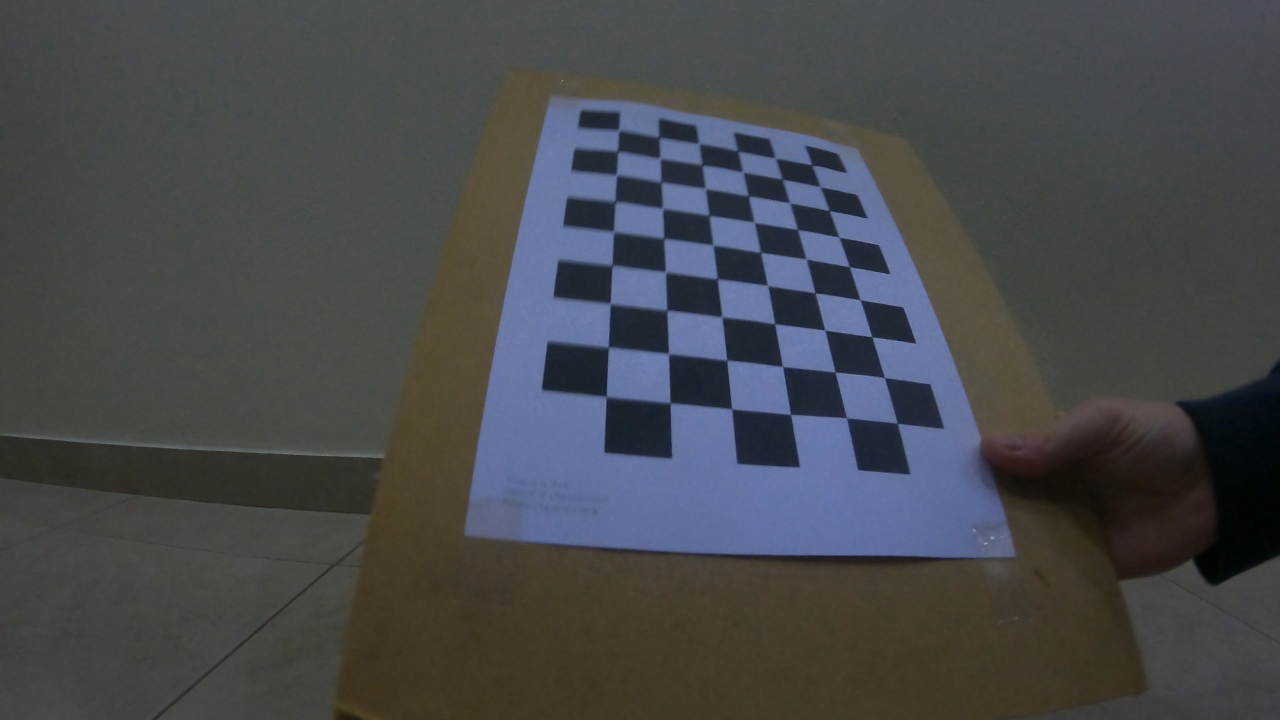
#> input picture Camera calibration/cam_calibration/gopro/GH010830-1.jpg, 3840 x 2160 px (shown at 1/3 size)
$ python screencapture_tool.py
#> lines starting #> are read from the running program, lines starting #| are printed output that depends on the picture; pictures that were not available may be replaced by others from this repository, and a replacement may not be noted
#> the answer given: ../Data collection/pictures
### tools/camera_calibration.py
import glob
import os

import cv2
import cv2 as cv
import numpy as np


class CameraCalibration:

    def __init__(self, source_name, os_name):
        full_path = os.path.realpath(__file__)
        path, filename = os.path.split(full_path)
        parent_path = os.path.dirname(path)

        if os_name == "Windows":
            self.mtx_config_file = parent_path + '\\Camera calibration\\' + source_name[0:2] + '-mtx.csv'
            self.dist_config_file = parent_path + '\\Camera calibration\\' + source_name[0:2] + '-dist.csv'
            self.video_name = parent_path + '\\video_files\\' + source_name + '.MP4'

        else:
            self.mtx_config_file = 'Camera calibration/' + source_name[0:2] + '-mtx.csv'
            self.dist_config_file = 'Camera calibration/' + source_name[0:2] + '-dist.csv'
            self.video_name = 'video_files/' + source_name + '.MP4'

        self.os_name = os_name
        self.dist = None
        self.mtx = None
        self.video_name_prefix = source_name[0:2]

    def calibrate(self):

        if os.path.isfile(self.mtx_config_file) and os.path.isfile(
                self.dist_config_file):
            # data = pd.read_csv('Camera calibration/' + self.video_name[12:14] + '.csv')

            self.mtx = np.loadtxt(self.mtx_config_file, delimiter=',')
            self.dist = np.loadtxt(self.dist_config_file, delimiter=',')

        else:
            # termination criteria
            criteria = (cv.TERM_CRITERIA_EPS + cv.TERM_CRITERIA_MAX_ITER, 30, 0.001)
            # prepare object points, like (0,0,0), (1,0,0), (2,0,0) ....,(6,5,0)
            objp = np.zeros((9 * 6, 3), np.float32)
            objp[:, :2] = np.mgrid[0:9, 0:6].T.reshape(-1, 2)
            # Arrays to store object points and image points from all the images.
            objpoints = []  # 3d point in real world space
            imgpoints = []  # 2d points in image plane.
            gray = None

            full_path = os.path.realpath(__file__)
            path, filename = os.path.split(full_path)
            parent_path = os.path.dirname(path)

            if self.video_name_prefix == 'GH' or self.video_name_prefix == 'GX':
                if self.os_name == "Windows":
                    images = glob.glob(parent_path + '\\Camera calibration\\cam_calibration\\gopro\\*.jpg')
                else:
                    images = glob.glob('Camera calibration/cam_calibration/gopro/*.jpg')
            elif self.video_name_prefix == 'PX':
                if self.os_name == "Windows":
                    images = glob.glob(parent_path + '\\Camera calibration\\cam_calibration\\pxl\\*.jpg')
                else:
                    images = glob.glob('Camera calibration/cam_calibration/pxl/*.jpg')
            else:
                images = None  # = glob.glob('video_files/cam_calibration/gopro/2/*.jpg')
            if images is not None:
                for fname in images:
                    img = cv.imread(fname)
#> img is the input picture: shape (2160, 3840, 3); mean B, G, R 75.2, 72.5, 70.4
                    gray = cv.cvtColor(img, cv.COLOR_BGR2GRAY)
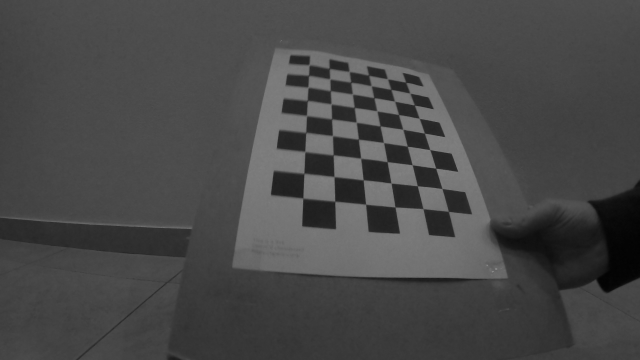
#> gray: shape (2160, 3840) (shown at 1/6 size); min 1, max 193, mean 72.2
                    # Find the chess board corners
                    ret, corners = cv.findChessboardCorners(gray, (9, 6), None)
#> ret = True; corners = 54 rows, first 8: [2436.5, 496], [2462, 561.1], [2487.5, 633], [2518, 712], [2549, 801], [2581, 900.5], [2616.5, 1011], [2653.5, 1134]
                    # If found, add object points, image points (after refining them)
                    if ret:
                        objpoints.append(objp)
                        corners2 = cv.cornerSubPix(gray, corners, (11, 11), (-1, -1), criteria)
#> corners2 = 54 rows, first 8: [2436.2, 495.4], [2462.3, 561.4], [2488.5, 632.4], [2517.6, 712.3], [2548.7, 800.4], [2580.8, 900.6], [2616.7, 1011.4], [2654.5, 1134.2]
                        imgpoints.append(corners)
                        # Draw and display the corners
                        cv.drawChessboardCorners(img, (7, 5), corners2, ret)
                        im_s = cv2.resize(img, (960, 540))
                        cv.imshow('img', im_s)
                        cv.waitKey(500)
#> pass 2 of the loop in calibrate, `for fname in images:`:
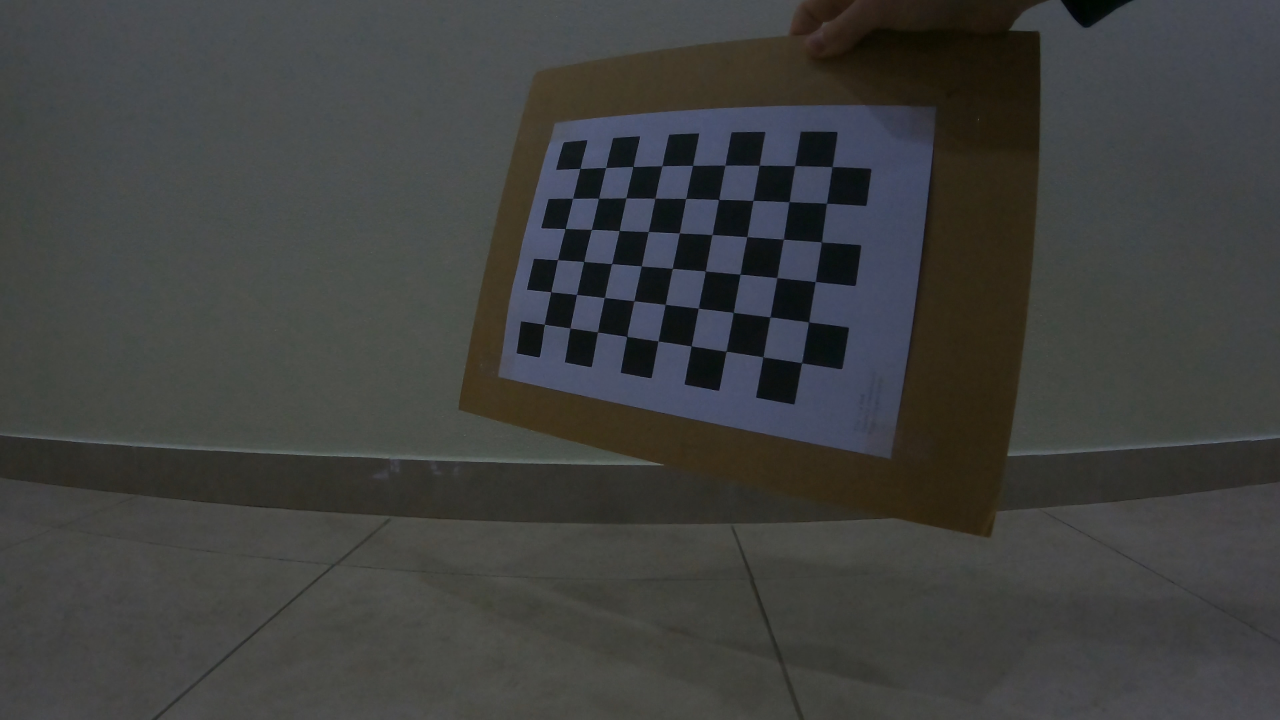
#> input picture Camera calibration/cam_calibration/gopro/GH010830-10.jpg, 3840 x 2160 px (shown at 1/3 size)
#> in calibrate, img is the input picture: shape (2160, 3840, 3); mean B, G, R 63.2, 64.5, 63.4
#> in calibrate, `gray = cv.cvtColor(img, cv.COLOR_BGR2GRAY)`:
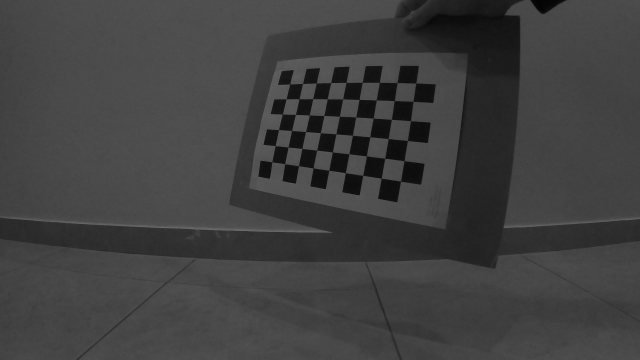
#> gray: shape (2160, 3840) (shown at 1/6 size); min 1, max 139, mean 64
#> corners = 54 rows, first 8: [1739.8, 507.7], [1817.8, 503.8], [1901.5, 499.6], [1985.5, 497.6], [2077.7, 498.8], [2174.5, 495.5], [2279.4, 495.5], [2385, 497.5]
#> corners2 = 54 rows, first 8: [1740.7, 506.4], [1818.3, 503.8], [1899.7, 500.6], [1986.4, 498.5], [2078.3, 497.3], [2175.6, 496.5], [2277.9, 496.6], [2385.4, 497.7]
#> in calibrate, `im_s = cv2.resize(img, (960, 540))`:
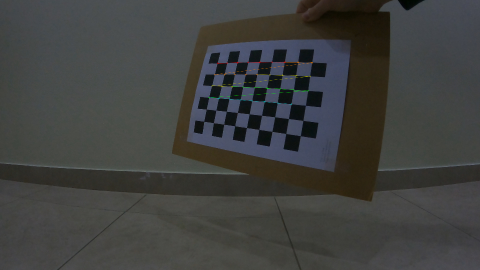
#> im_s: shape (540, 960, 3) (shown at 1/2 size); mean B, G, R 63.2, 64.7, 63.6
#> pass 3 of the loop in calibrate, `for fname in images:`:
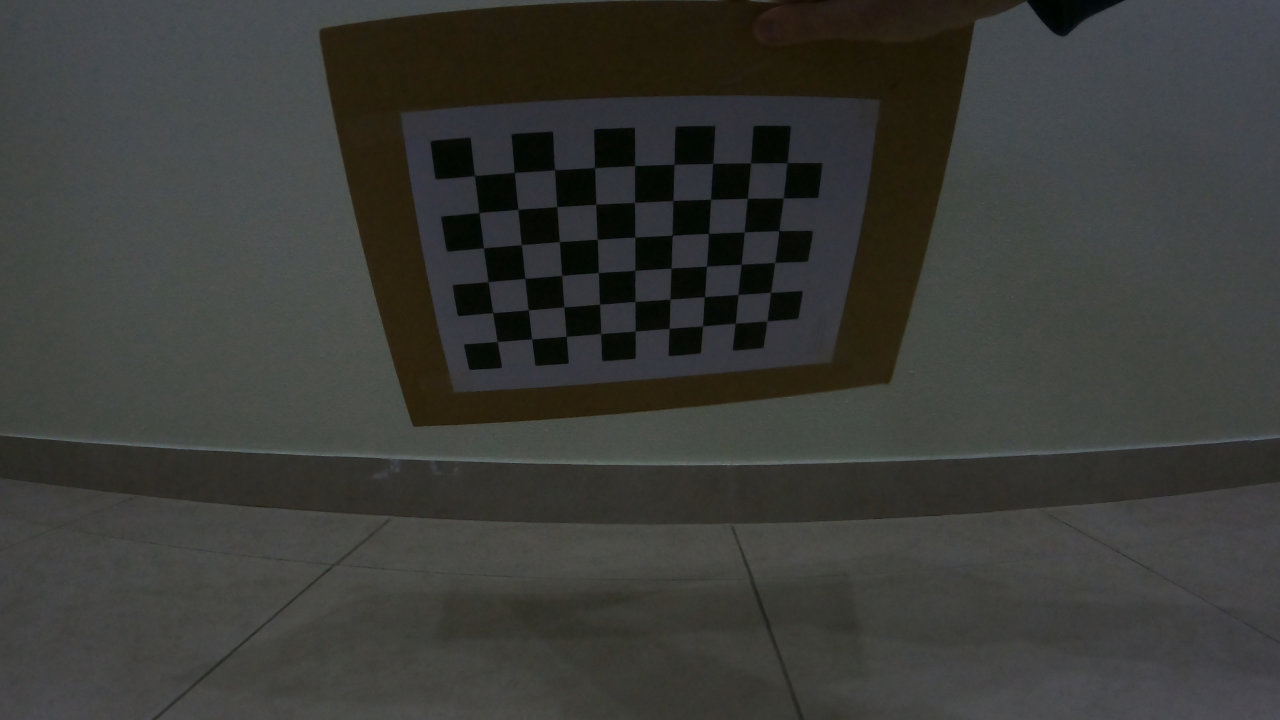
#> input picture Camera calibration/cam_calibration/gopro/GH010830-11.jpg, 3840 x 2160 px (shown at 1/3 size)
#> in calibrate, img is the input picture: shape (2160, 3840, 3); mean B, G, R 55.9, 59.2, 58.4
#> corners = 54 rows, first 8: [1424, 527.5], [1544, 518], [1664.5, 510], [1785, 503.5], [1905.5, 497.5], [2023, 494], [2138.4, 492.5], [2252, 489.5]
#> corners2 = 54 rows, first 8: [1424.2, 527.6], [1544.1, 518], [1664.9, 509.8], [1784.9, 503.4], [1905.3, 497.7], [2023.5, 493.9], [2139.2, 490.9], [2251.8, 489.6]
#> in calibrate, `im_s = cv2.resize(img, (960, 540))`:
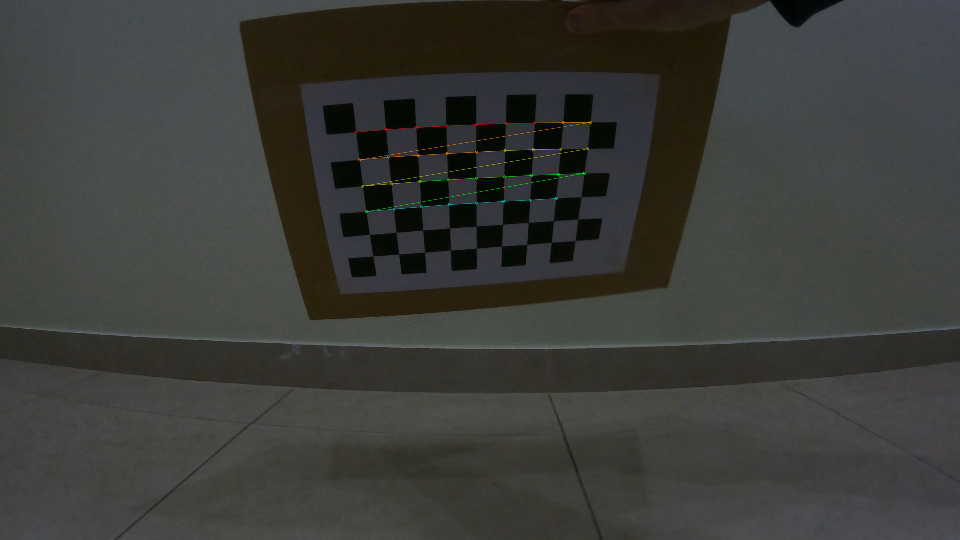
#> im_s: shape (540, 960, 3); mean B, G, R 56, 59.5, 58.7
                cv.destroyAllWindows()

            if gray is not None:
                ret, mtx, dist, rvecs, tvecs = cv.calibrateCamera(objpoints, imgpoints, gray.shape[::-1], None, None)
#> ret = 1.11; mtx = [[1900.9, 0, 1955.1], [0, 1904.9, 1075], [0, 0, 1]]; dist = [[-0.311, 0.0993, -0.00156, -0.00112, 0.408]]; rvecs = ([-0.696, 0.417, 1.55], [-0.108, 0.531, 0.177], [0.64, -0.149, -0.0361]); tvecs = ([4.14, -4.96, 15.51], [-2.24, -5.9, 19.15], [-4.37, -4.47, 14.87])

                mtx_array = np.asarray(mtx)
#> mtx_array has the same summary as mtx
                np.savetxt(self.mtx_config_file, mtx_array, delimiter=',')
                dist_array = np.asarray(dist)
#> dist_array = [[-0.311, 0.0993, -0.00156, -0.00112, 0.408]]
                np.savetxt(self.dist_config_file, dist_array, delimiter=',')

                self.mtx = mtx
#> self.mtx has the same summary as mtx
                self.dist = dist
#> self.dist = [[-0.311, 0.0993, -0.00156, -0.00112, 0.408]]
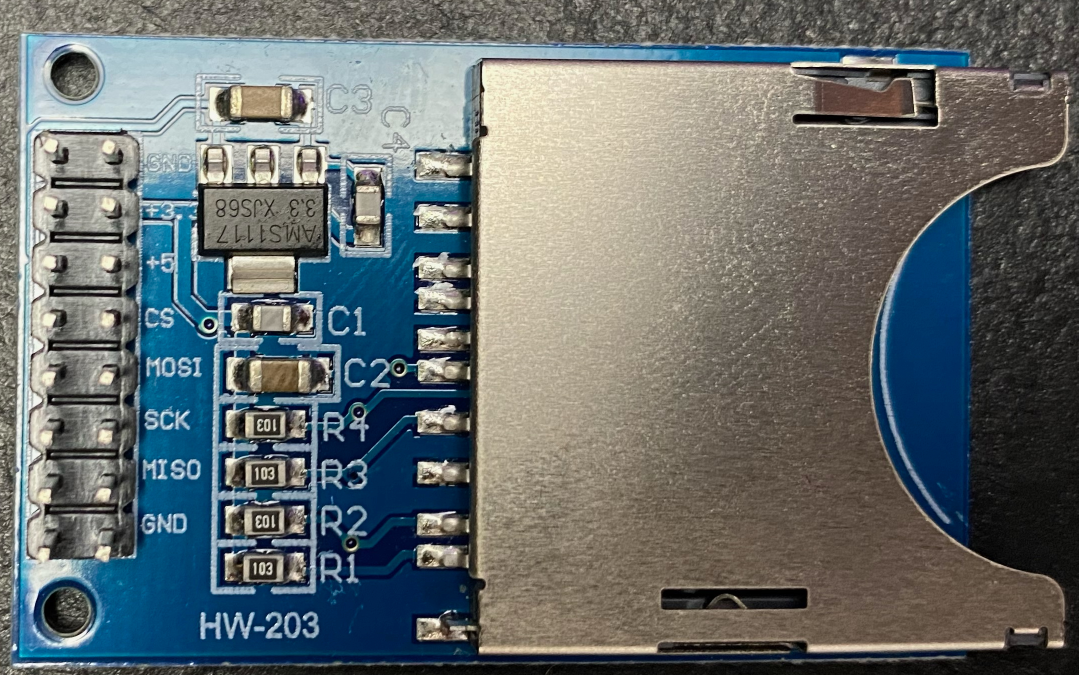
#> input picture Data collection/pictures/image0[646].jpeg, 2157 x 1350 px, given in place of GH010731_cut_orig.mp4, which was not available (shown at 1/2 size)
#> in get_screenshot_tool, img is the input picture: shape (1350, 2157, 3); mean B, G, R 109.7, 109.7, 103.1
            else:
                self.mtx = None
                self.dist = None

    def undistort(self, img):
        if self.dist is not None and self.mtx is not None:
            h, w = img.shape[:2]
            newcameramtx, roi = cv2.getOptimalNewCameraMatrix(self.mtx, self.dist, (w, h), 1, (w, h))
#> newcameramtx = [[2201.6, 0, 1902], [0, 1751.2, 1073.4], [0, 0, 1]]; roi = (910, 642, 1226, 591)

            # unsdistor
            dst = cv.undistort(img, self.mtx, self.dist, None, newcameramtx)
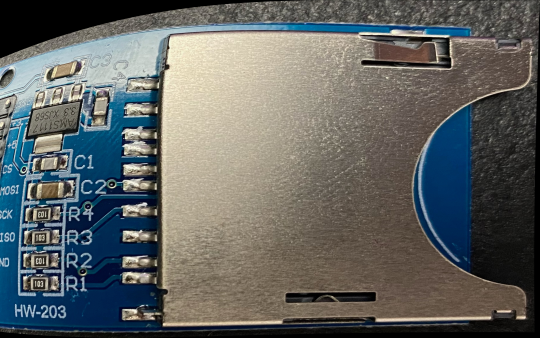
#> dst: shape (1350, 2157, 3) (shown at 1/4 size); mean B, G, R 98.9, 100.7, 97.7

            # crop image
            x, y, w, h = roi
#> x = 910; y = 642; w = 1226; h = 591
            dst = dst[y:y + h, x:x + w]
#> dst: shape (591, 1226, 3)
            return dst

### tools/Background_subtraction_KNN.py
import glob
import os
import sys

import cv2

import csv

from tools.camera_calibration import CameraCalibration
from external_libraries.centroidTracker import CentroidTracker


class BackgroundSubtractionKNN:
    outputFrame = None

    def __init__(self, source_name: str, resolution: (int, int), os_name: str):
        full_path = os.path.realpath(__file__)
        path, filename = os.path.split(full_path)
        parent_path = os.path.dirname(path)

        if os_name == "Windows":
            self.video_name = parent_path + '\\video_files\\' + source_name + '.mp4'
            self.video_undistorted_path = parent_path + '\\video_files\\converted\\' + source_name + '\\'
            self.video_undistorted_format = self.video_undistorted_path + '*.png'
            self.video_undistorted_video = self.video_undistorted_path + 'filename.mp4'
            self.fps_file = self.video_undistorted_path + 'fps.txt'
            self.screenshot_path = parent_path + '\\screenshot_files\\'
            self.screenshot_name = self.screenshot_path + source_name
            self.screenshot_bs_path = self.screenshot_path + '\\backgroud-subtactor\\'
            self.screenshot_name_bs = self.screenshot_bs_path + source_name
            self.centroid_file = parent_path + '\\results\\' + source_name + '-centroids.csv'
        else:
            self.video_name = parent_path + '/video_files/' + source_name + '.mp4'
            self.video_undistorted_path = parent_path + '/video_files/converted/' + source_name + '/'
            self.video_undistorted_format = self.video_undistorted_path + '*.png'
            self.video_undistorted_video = self.video_undistorted_path + 'filename.mp4'
            self.fps_file = self.video_undistorted_path + 'fps.txt'
            self.screenshot_path = parent_path + '/screenshot_files/'
            self.screenshot_name = self.screenshot_path + source_name
            self.screenshot_bs_path = self.screenshot_path + 'backgroud-subtactor/'
            self.screenshot_name_bs = self.screenshot_bs_path + source_name
            self.centroid_file = parent_path + '/results/' + source_name + '-centroids.csv'

        self.camera_calibration = CameraCalibration(source_name, os_name)
        self.camera_calibration.calibrate()

        self.source_name = source_name
        self.ct = CentroidTracker()
        self.os_name = os_name
        self.window_size = resolution
        self.frames = []

    # [240 lines left out: functions get_screenshot, subtractor, select_objects, get_centroid, create_centroids_file, save_centroids and 1 more, not called in this run]

    def get_screenshot_tool(self):

        cap = cv2.VideoCapture(self.video_name)

        cap.set(cv2.CAP_PROP_BUFFERSIZE, 40)
        img_counter = 0
        frame_counter = 0

        print("Press space to save picture or q to exit")
        while cap.isOpened():
            success, img = cap.read()
            frame_counter += 1

            if img is not None:
                undistorted_img = self.camera_calibration.undistort(img)

                if undistorted_img is not None:
                    imS = cv2.resize(undistorted_img, self.window_size)
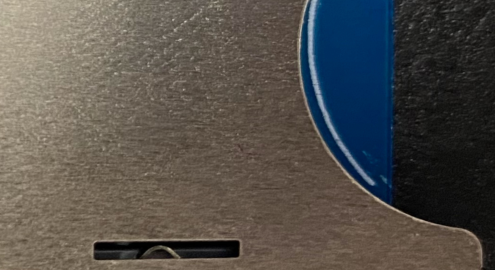
#> imS: shape (1080, 1980, 3) (shown at 1/4 size); mean B, G, R 75.8, 80.8, 84.7
                    height = img.shape[0]
                    width = img.shape[1]
                    undistorted_img_resized = cv2.resize(undistorted_img, (width, height))
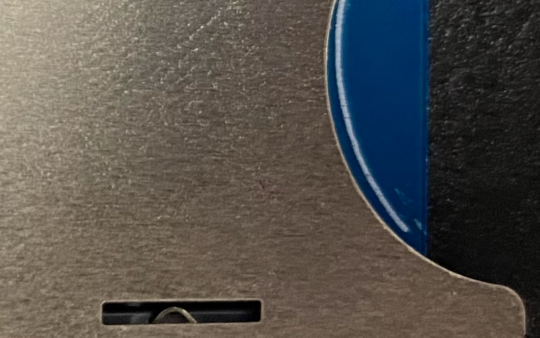
#> undistorted_img_resized: shape (1350, 2157, 3) (shown at 1/4 size); mean B, G, R 75.8, 80.8, 84.7

                    cv2.imshow("Pier cam undistorted", imS)

                    wait_key = cv2.waitKey(1)
#> (key q is pressed here)
                    if wait_key == 113:
                        break
                    elif wait_key == 32:
                        # SPACE pressed
                        img_name = self.screenshot_name + '_' + str(img_counter) + '.png'
                        img_original_name = self.screenshot_name + '_' + str(img_counter) + '_original.png'
                        cv2.imwrite(img_name, undistorted_img)
                        cv2.imwrite(img_original_name, img)
                        print("{} written!".format(img_name))
                        print("{} written!".format(img_original_name))
                        img_counter += 1

                else:
                    print("Calibration failed!")

        cv2.destroyAllWindows()
        cap.release()

### external_libraries/centroidTracker.py
# From https://www.pyimagesearch.com/2018/07/23/simple-object-tracking-with-opencv/

from collections import OrderedDict

import numpy as np
from scipy.spatial import distance as dist


class CentroidTracker:
    def __init__(self, max_disappeared=50):
        # initialize the next unique object ID along with two ordered
        # dictionaries used to keep track of mapping a given object
        # ID to its centroid and number of consecutive frames it has
        # been marked as "disappeared", respectively
        self.nextObjectID = 0
        self.objects = OrderedDict()
        self.disappeared = OrderedDict()
        # store the number of maximum consecutive frames a given
        # object is allowed to be marked as "disappeared" until we
        # need to deregister the object from tracking
        self.maxDisappeared = max_disappeared

    # [121 lines left out: functions register, deregister, update, not called in this run]

### tools/screencapture_tool.py
import platform

from tools.Background_subtraction_KNN import BackgroundSubtractionKNN

if __name__ == '__main__':

    window_size = (1980, 1080)
    source_name = input("Video file name (stored in the video_files folder: ")
    source_name = 'GX011307'
    source_name = 'GH010731_cut_orig'
    os_name = platform.system()
    bs = BackgroundSubtractionKNN(source_name, window_size, os_name)
    bs.get_screenshot_tool()
    # bs.subtractor(True)
